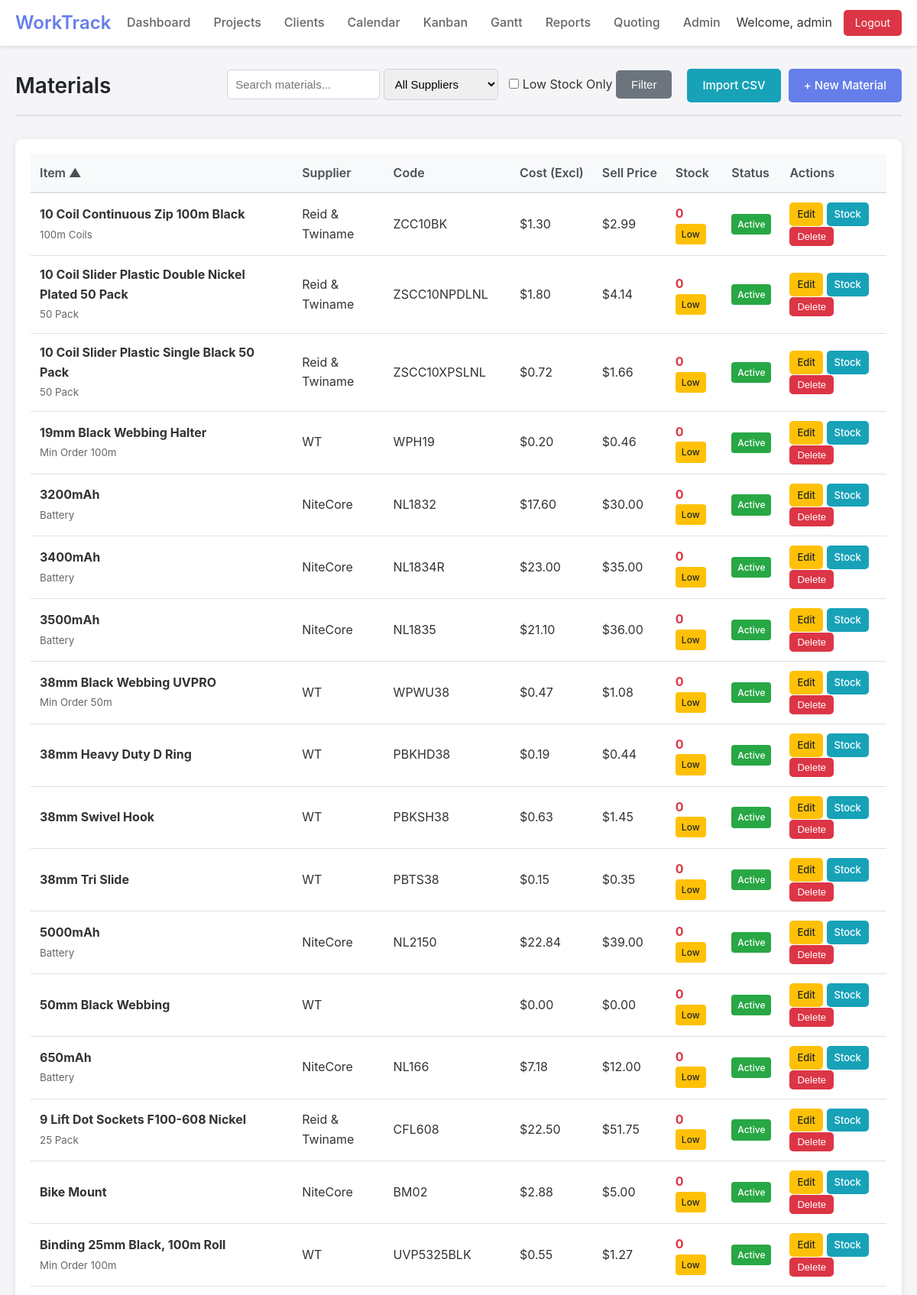
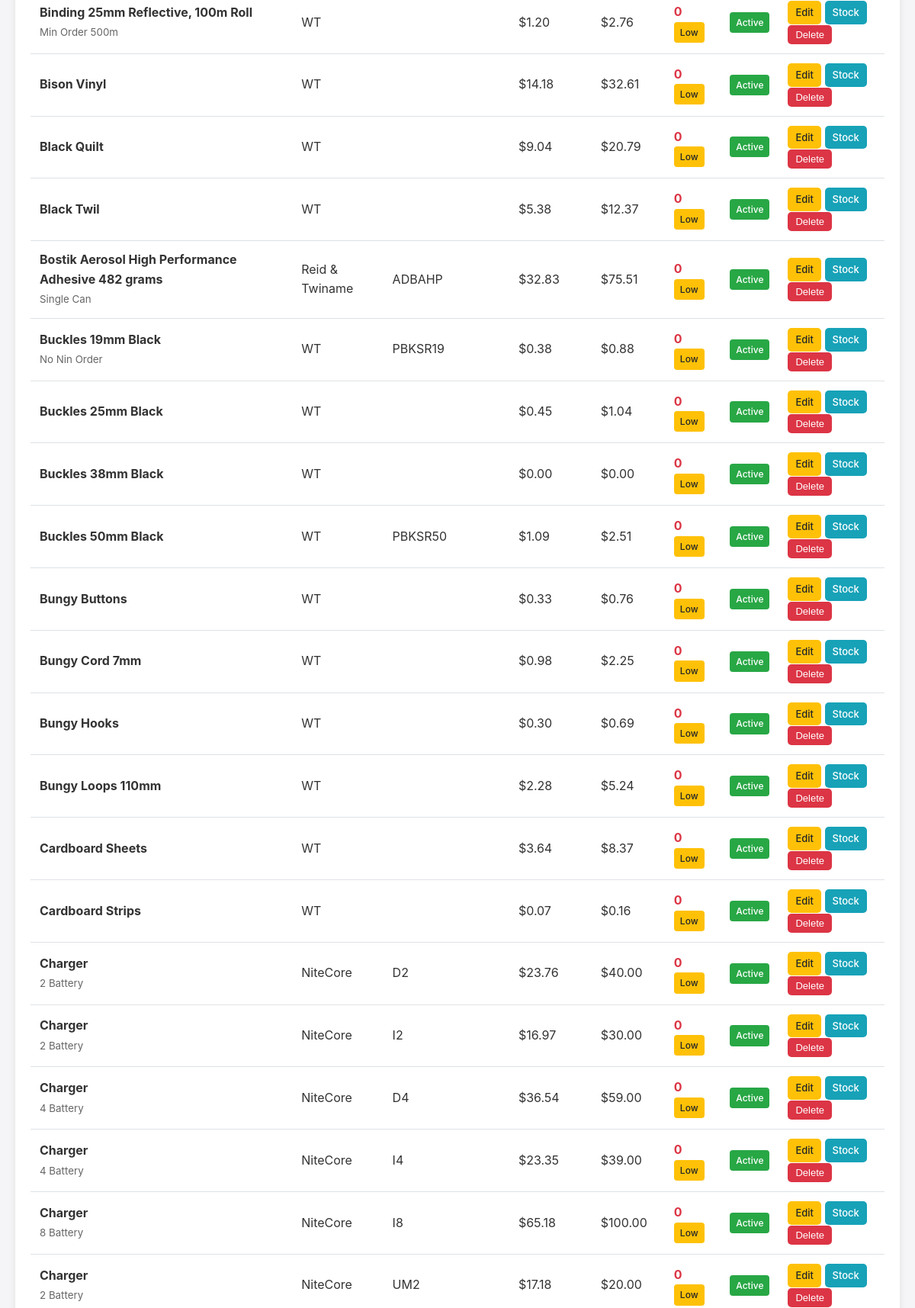
The app's page /materials.php (signed in, upper part) with its own data (2 pictures, top to bottom).
### tables this page shows
CREATE TABLE materials (
    id INTEGER PRIMARY KEY AUTOINCREMENT,
    supplier_id INTEGER REFERENCES suppliers(id),
    manufacturers_code TEXT,
    item_name TEXT NOT NULL,
    cost_excl DECIMAL(10,2) NOT NULL DEFAULT 0,
    gst DECIMAL(10,2) DEFAULT 0,
    cost_incl DECIMAL(10,2) DEFAULT 0,
    sell_price DECIMAL(10,2) NOT NULL DEFAULT 0,
    comments TEXT,
    stock_on_hand DECIMAL(10,2) DEFAULT 0,
    reorder_quantity DECIMAL(10,2) DEFAULT 0,
    reorder_level DECIMAL(10,2) DEFAULT 5,
    unit_of_measure TEXT DEFAULT 'each',
    is_active BOOLEAN DEFAULT 1,
    created_at DATETIME DEFAULT CURRENT_TIMESTAMP,
    updated_at DATETIME DEFAULT CURRENT_TIMESTAMP,
    created_by INTEGER REFERENCES users(id),
    updated_by INTEGER REFERENCES users(id)
);

CREATE TABLE suppliers (
    id INTEGER PRIMARY KEY AUTOINCREMENT,
    name TEXT NOT NULL UNIQUE,
    contact_name TEXT,
    phone TEXT,
    email TEXT,
    address TEXT,
    notes TEXT,
    is_active BOOLEAN DEFAULT 1,
    created_at DATETIME DEFAULT CURRENT_TIMESTAMP,
    updated_at DATETIME DEFAULT CURRENT_TIMESTAMP,
    created_by INTEGER REFERENCES users(id),
    updated_by INTEGER REFERENCES users(id)
);

### includes/models/Material.php (called while the page is built, shortened)
<?php
require_once dirname(__DIR__) . '/db.php';
class Material {
    private $db;
    public function __construct() {
        $this->db = Database::getInstance();
    }
    public function getAll($filters = [], $sort = 'item_name', $sortDir = 'ASC') {
        $whereConditions = ["1=1"];
        $params = [];
        $where = implode(' AND ', $whereConditions);
        $allowedSorts = [
            'item_name' => 'm.item_name',
            'supplier_name' => 's.name',
            'manufacturers_code' => 'm.manufacturers_code',
            'cost_excl' => 'm.cost_excl',
            'sell_price' => 'm.sell_price',
            'stock_on_hand' => 'm.stock_on_hand'
        ];
        $sortColumn = $allowedSorts[$sort] ?? 'm.item_name';
        $sortDir = strtoupper($sortDir) === 'DESC' ? 'DESC' : 'ASC';
        return $this->db->fetchAll("
            SELECT m.*,
                   s.name as supplier_name,
                   u1.username as created_by_name,
                   u2.username as updated_by_name
            FROM materials m
            LEFT JOIN suppliers s ON m.supplier_id = s.id
            LEFT JOIN users u1 ON m.created_by = u1.id
            LEFT JOIN users u2 ON m.updated_by = u2.id
            WHERE $where
            ORDER BY $sortColumn $sortDir
        ", $params);
    }
}

### includes/db.php (called while the page is built, shortened)
<?php
class Database {
    private static $instance = null;
    private $conn;
    private function __construct() {
        try {
            $this->conn = new PDO('sqlite:' . DB_PATH);
            $this->conn->setAttribute(PDO::ATTR_ERRMODE, PDO::ERRMODE_EXCEPTION);
            $this->conn->setAttribute(PDO::ATTR_DEFAULT_FETCH_MODE, PDO::FETCH_ASSOC);
            $this->conn->exec('PRAGMA foreign_keys = ON');
        } catch (PDOException $e) {
            die("Connection failed: " . $e->getMessage());
        }
    }
    public static function getInstance() {
        if (!self::$instance) {
            self::$instance = new Database();
        }
        return self::$instance;
    }
    public function query($sql, $params = []) {
        try {
            $stmt = $this->conn->prepare($sql);
            $stmt->execute($params);
            return $stmt;
        } catch (PDOException $e) {
            if (DEBUG_MODE) {
                throw $e;
            }
            error_log($e->getMessage());
            return false;
        }
    }
    public function fetchAll($sql, $params = []) {
        $stmt = $this->query($sql, $params);
        return $stmt ? $stmt->fetchAll() : [];
    }
}
?>

### materials.php (the view, shortened to what this page needs)
<?php
require_once 'includes/header.php';
require_once 'includes/models/Material.php';
$materialModel = new Material();
$filters = [];
$sort = $_GET['sort'] ?? 'item_name';
$sortDir = $_GET['dir'] ?? 'ASC';
$materials = $materialModel->getAll($filters, $sort, $sortDir);
function sortLink($column, $label, $currentSort, $currentDir) {
    $params = $_GET;
    $params['sort'] = $column;
    $params['dir'] = ($currentSort === $column && $currentDir === 'ASC') ? 'DESC' : 'ASC';
    $url = '?' . http_build_query($params);
    $arrow = '';
    if ($currentSort === $column) {
        $arrow = $currentDir === 'ASC' ? ' ▲' : ' ▼';
    }
    return '<a href="' . htmlspecialchars($url) . '" class="sort-link">' . $label . $arrow . '</a>';
}
$editMaterial = null;
$adjustStockMaterial = null;
$showForm = isset($_GET['action']) && $_GET['action'] === 'new' || $editMaterial;
$showImport = isset($_GET['action']) && $_GET['action'] === 'import';
?>
<div class="page-header">
    <h1 class="page-title">Materials</h1>
    <div class="page-actions">
        <form method="GET" style="display: inline-block; margin-right: 10px;">
            <input type="text" name="search" placeholder="Search materials..." value="<?php echo htmlspecialchars($_GET['search'] ?? ''); ?>" class="form-control" style="width: 200px; display: inline-block;">
            <select name="supplier" class="form-control" style="width: 150px; display: inline-block;">
                <option value="">All Suppliers</option>
            </select>
            <label style="margin-left: 10px;">
                <input type="checkbox" name="lowStock" value="1" <?php echo !empty($_GET['lowStock']) ? 'checked' : ''; ?>>
                Low Stock Only
            </label>
            <button type="submit" class="btn btn-secondary">Filter</button>
        </form>
        <a href="?action=import" class="btn btn-info">Import CSV</a>
        <a href="?action=new" class="btn btn-primary">+ New Material</a>
    </div>
</div>
<?php if ($showImport): ?>
<div class="form-container">
    <h2>Import Materials from CSV</h2>
    <p>Upload a CSV file with the following columns (header names are flexible):</p>
    <ul>
        <li><strong>Supplier</strong> - Supplier name (will be created if doesn't exist)</li>
        <li><strong>Manufacture</strong> or <strong>Manufacturers Code</strong> - Product code/SKU</li>
        <li><strong>Item</strong> - Product name</li>
        <li><strong>Cost Excl</strong> - Cost excluding GST</li>
        <li><strong>Sell</strong> - Selling price</li>
        <li><strong>Comments</strong> - Notes (optional)</li>
        <li><strong>Stock on hand</strong> - Current stock level (optional)</li>
        <li><strong>Reorder Quantity</strong> - Minimum order quantity (optional)</li>
        <li><strong>Unit Of Measure</strong> - Unit (optional, defaults to 'each')</li>
    </ul>
    <p><a href="quoting/materials_template.csv" download>Download sample CSV template</a></p>
    <form method="POST" action="api/materialsImport.php" enctype="multipart/form-data" id="importForm">
        <div class="form-group">
            <label for="csvFile">CSV File (.csv)</label>
            <input type="file" id="csvFile" name="csvFile" class="form-control" accept=".csv" required>
        </div>
        <div class="form-group">
            <label>
                <input type="checkbox" name="updateExisting" value="1">
                Update existing materials (match by Manufacturers Code + Supplier)
            </label>
        </div>
        <div style="display: flex; gap: 10px;">
            <button type="submit" class="btn btn-primary">Import</button>
            <a href="materials.php" class="btn btn-secondary">Cancel</a>
        </div>
    </form>
</div>
<?php else: ?>
<div class="table-container">
    <table>
        <thead>
            <tr>
                <th><?php echo sortLink('item_name', 'Item', $sort, $sortDir); ?></th>
                <th><?php echo sortLink('supplier_name', 'Supplier', $sort, $sortDir); ?></th>
                <th><?php echo sortLink('manufacturers_code', 'Code', $sort, $sortDir); ?></th>
                <th><?php echo sortLink('cost_excl', 'Cost (Excl)', $sort, $sortDir); ?></th>
                <th><?php echo sortLink('sell_price', 'Sell Price', $sort, $sortDir); ?></th>
                <th><?php echo sortLink('stock_on_hand', 'Stock', $sort, $sortDir); ?></th>
                <th>Status</th>
                <th>Actions</th>
            </tr>
        </thead>
        <tbody>
            <?php foreach ($materials as $material): ?>
                <?php
                $isLowStock = $material['stock_on_hand'] <= $material['reorder_level'];
                ?>
                <tr>
                    <td>
                        <strong><?php echo htmlspecialchars($material['item_name']); ?></strong>
                        <?php if ($material['comments']): ?>
                            <br><small style="color: #666;"><?php echo htmlspecialchars(substr($material['comments'], 0, 40)); ?></small>
                        <?php endif; ?>
                    </td>
                    <td><?php echo htmlspecialchars($material['supplier_name'] ?? '-'); ?></td>
                    <td><?php echo htmlspecialchars($material['manufacturers_code'] ?? '-'); ?></td>
                    <td>$<?php echo number_format($material['cost_excl'], 2); ?></td>
                    <td>$<?php echo number_format($material['sell_price'], 2); ?></td>
                    <td>
                        <span class="<?php echo $isLowStock ? 'stock-low' : ''; ?>">
                            <?php echo $material['stock_on_hand']; ?>
                        </span>
                        <?php if ($isLowStock): ?>
                            <span class="badge badge-warning" title="Below reorder level of <?php echo $material['reorder_level']; ?>">Low</span>
                        <?php endif; ?>
                    </td>
                    <td>
                        <?php if ($material['is_active']): ?>
                            <span class="badge badge-success">Active</span>
                        <?php else: ?>
                            <span class="badge badge-secondary">Inactive</span>
                        <?php endif; ?>
                    </td>
                    <td>
                        <a href="?edit=<?php echo $material['id']; ?>" class="btn btn-sm btn-warning">Edit</a>
                        <a href="?adjustStock=<?php echo $material['id']; ?>" class="btn btn-sm btn-info">Stock</a>
                        <form method="POST" style="display: inline-block;" onsubmit="return confirm('Are you sure you want to delete this material?');">
                            <button type="submit" class="btn btn-sm btn-danger">Delete</button>
                        </form>
                    </td>
                </tr>
            <?php endforeach; ?>
        </tbody>
    </table>
</div>
<?php endif; ?>
<?php require_once 'includes/footer.php'; ?>

### public/css/style.css (style rules this page uses)
* { margin: 0; padding: 0; box-sizing: border-box; }
body { font-family: -apple-system, BlinkMacSystemFont, "Segoe UI", Roboto, "Helvetica Neue", Arial, sans-serif; background: #f5f5f7; color: #333; line-height: 1.6; }
.table-container { background: white; border-radius: 10px; padding: 20px; box-shadow: 0 2px 10px rgba(0,0,0,0.08); overflow-x: auto; }
table { width: 100%; border-collapse: collapse; }
th { text-align: left; padding: 12px; background: #f8f9fa; font-weight: 600; color: #495057; border-bottom: 2px solid #dee2e6; }
td { padding: 12px; border-bottom: 1px solid #dee2e6; }
.form-control { width: 100%; padding: 10px; border: 1px solid #ced4da; border-radius: 5px; font-size: 15px; transition: border-color 0.3s; }
select.form-control { cursor: pointer; }
.btn { padding: 10px 20px; border: none; border-radius: 5px; font-size: 15px; font-weight: 500; cursor: pointer; transition: all 0.3s; text-decoration: none; display: inline-block; }
.btn-primary { background: #667eea; color: white; }
.btn-danger { background: #dc3545; color: white; }
.btn-warning { background: #ffc107; color: #212529; }
.btn-secondary { background: #6c757d; color: white; }
.page-header { margin-bottom: 30px; padding-bottom: 15px; border-bottom: 2px solid #dee2e6; display: flex; justify-content: space-between; align-items: center; }
.page-title { font-size: 28px; font-weight: 600; color: #212529; }
.page-actions { display: flex; gap: 10px; }

### materials.php (style rules this page uses)
.sort-link { color: inherit; text-decoration: none; display: flex; align-items: center; gap: 4px; }
thead th { cursor: pointer; white-space: nowrap; }
.btn-sm { padding: 5px 10px; font-size: 13px; }
.badge { display: inline-block; padding: 4px 8px; border-radius: 4px; font-size: 12px; font-weight: 500; }
.badge-success { background-color: #28a745; color: white; }
.badge-warning { background-color: #ffc107; color: #212529; }
.stock-low { color: #dc3545; font-weight: bold; }
.btn-info { background-color: #17a2b8; color: white; }

### records on screen
materials: item_name "10 Coil Continuous Zip 100m Black", comments "100m Coils", supplier.name "Reid & Twiname", manufacturers_code "ZCC10BK", cost_excl "1.30", sell_price "2.99", stock_on_hand "0", is_active "Active"
materials: item_name "10 Coil Slider Plastic Double Nickel Plated 50 Pack", comments "50 Pack", supplier.name "Reid & Twiname", manufacturers_code "ZSCC10NPDLNL", cost_excl "1.80", sell_price "4.14", stock_on_hand "0", is_active "Active"
materials: item_name "10 Coil Slider Plastic Single Black 50 Pack", comments "50 Pack", supplier.name "Reid & Twiname", manufacturers_code "ZSCC10XPSLNL", cost_excl "0.72", sell_price "1.66", stock_on_hand "0", is_active "Active"
materials: item_name "19mm Black Webbing Halter", comments "Min Order 100m", supplier.name "WT", manufacturers_code "WPH19", cost_excl "0.20", sell_price "0.46", stock_on_hand "0", is_active "Active"
materials: item_name "3200mAh", comments "Battery", supplier.name "NiteCore", manufacturers_code "NL1832", cost_excl "17.60", sell_price "30.00", stock_on_hand "0", is_active "Active"
materials: item_name "3400mAh", comments "Battery", supplier.name "NiteCore", manufacturers_code "NL1834R", cost_excl "23.00", sell_price "35.00", stock_on_hand "0", is_active "Active"
materials: item_name "3500mAh", comments "Battery", supplier.name "NiteCore", manufacturers_code "NL1835", cost_excl "21.10", sell_price "36.00", stock_on_hand "0", is_active "Active"
materials: item_name "38mm Black Webbing UVPRO", comments "Min Order 50m", supplier.name "WT", manufacturers_code "WPWU38", cost_excl "0.47", sell_price "1.08", stock_on_hand "0", is_active "Active"
materials: item_name "38mm Heavy Duty D Ring", supplier.name "WT", manufacturers_code "PBKHD38", cost_excl "0.19", sell_price "0.44", stock_on_hand "0", is_active "Active"
materials: item_name "38mm Swivel Hook", supplier.name "WT", manufacturers_code "PBKSH38", cost_excl "0.63", sell_price "1.45", stock_on_hand "0", is_active "Active"
materials: item_name "38mm Tri Slide", supplier.name "WT", manufacturers_code "PBTS38", cost_excl "0.15", sell_price "0.35", stock_on_hand "0", is_active "Active"
materials: item_name "5000mAh", comments "Battery", supplier.name "NiteCore", manufacturers_code "NL2150", cost_excl "22.84", sell_price "39.00", stock_on_hand "0", is_active "Active"
materials: item_name "50mm Black Webbing", supplier.name "WT", cost_excl "0.00", sell_price "0.00", stock_on_hand "0", is_active "Active"
materials: item_name "650mAh", comments "Battery", supplier.name "NiteCore", manufacturers_code "NL166", cost_excl "7.18", sell_price "12.00", stock_on_hand "0", is_active "Active"
materials: item_name "9 Lift Dot Sockets F100-608 Nickel", comments "25 Pack", supplier.name "Reid & Twiname", manufacturers_code "CFL608", cost_excl "22.50", sell_price "51.75", stock_on_hand "0", is_active "Active"
materials: item_name "Bike Mount", supplier.name "NiteCore", manufacturers_code "BM02", cost_excl "2.88", sell_price "5.00", stock_on_hand "0", is_active "Active"
materials: item_name "Binding 25mm Black, 100m Roll", comments "Min Order 100m", supplier.name "WT", manufacturers_code "UVP5325BLK", cost_excl "0.55", sell_price "1.27", stock_on_hand "0", is_active "Active"
materials: item_name "Binding 25mm Reflective, 100m Roll", comments "Min Order 500m", supplier.name "WT", cost_excl "1.20", sell_price "2.76", stock_on_hand "0", is_active "Active"
materials: item_name "Bison Vinyl", supplier.name "WT", cost_excl "14.18", sell_price "32.61", stock_on_hand "0", is_active "Active"
materials: item_name "Black Quilt", supplier.name "WT", cost_excl "9.04", sell_price "20.79", stock_on_hand "0", is_active "Active"
materials: item_name "Black Twil", supplier.name "WT", cost_excl "5.38", sell_price "12.37", stock_on_hand "0", is_active "Active"
materials: item_name "Bostik Aerosol High Performance Adhesive 482 grams", comments "Single Can", supplier.name "Reid & Twiname", manufacturers_code "ADBAHP", cost_excl "32.83", sell_price "75.51", stock_on_hand "0", is_active "Active"
materials: item_name "Buckles 19mm Black", comments "No Nin Order", supplier.name "WT", manufacturers_code "PBKSR19", cost_excl "0.38", sell_price "0.88", stock_on_hand "0", is_active "Active"
materials: item_name "Buckles 25mm Black", supplier.name "WT", cost_excl "0.45", sell_price "1.04", stock_on_hand "0", is_active "Active"
materials: item_name "Buckles 38mm Black", supplier.name "WT", cost_excl "0.00", sell_price "0.00", stock_on_hand "0", is_active "Active"
materials: item_name "Buckles 50mm Black", supplier.name "WT", manufacturers_code "PBKSR50", cost_excl "1.09", sell_price "2.51", stock_on_hand "0", is_active "Active"
materials: item_name "Bungy Buttons", supplier.name "WT", cost_excl "0.33", sell_price "0.76", stock_on_hand "0", is_active "Active"
materials: item_name "Bungy Cord 7mm", supplier.name "WT", cost_excl "0.98", sell_price "2.25", stock_on_hand "0", is_active "Active"
materials: item_name "Bungy Hooks", supplier.name "WT", cost_excl "0.30", sell_price "0.69", stock_on_hand "0", is_active "Active"
materials: item_name "Bungy Loops 110mm", supplier.name "WT", cost_excl "2.28", sell_price "5.24", stock_on_hand "0", is_active "Active"
materials: item_name "Cardboard Sheets", supplier.name "WT", cost_excl "3.64", sell_price "8.37", stock_on_hand "0", is_active "Active"
materials: item_name "Cardboard Strips", supplier.name "WT", cost_excl "0.07", sell_price "0.16", stock_on_hand "0", is_active "Active"
materials: item_name "Charger", comments "2 Battery", supplier.name "NiteCore", manufacturers_code "D2", cost_excl "23.76", sell_price "40.00", stock_on_hand "0", is_active "Active"
materials: item_name "Charger", comments "2 Battery", supplier.name "NiteCore", manufacturers_code "I2", cost_excl "16.97", sell_price "30.00", stock_on_hand "0", is_active "Active"
materials: item_name "Charger", comments "4 Battery", supplier.name "NiteCore", manufacturers_code "D4", cost_excl "36.54", sell_price "59.00", stock_on_hand "0", is_active "Active"
materials: item_name "Charger", comments "4 Battery", supplier.name "NiteCore", manufacturers_code "I4", cost_excl "23.35", sell_price "39.00", stock_on_hand "0", is_active "Active"
materials: item_name "Charger", comments "8 Battery", supplier.name "NiteCore", manufacturers_code "I8", cost_excl "65.18", sell_price "100.00", stock_on_hand "0", is_active "Active"
materials: item_name "Charger", comments "2 Battery", supplier.name "NiteCore", manufacturers_code "UM2", cost_excl "17.18", sell_price "20.00", stock_on_hand "0", is_active "Active"

### other values on screen
SITE_NAME "WorkTrack"
Auth::getCurrentUsername() "admin"
$label "Item Supplier Code Cost (Excl) Sell Price Stock"
$arrow "▲"
